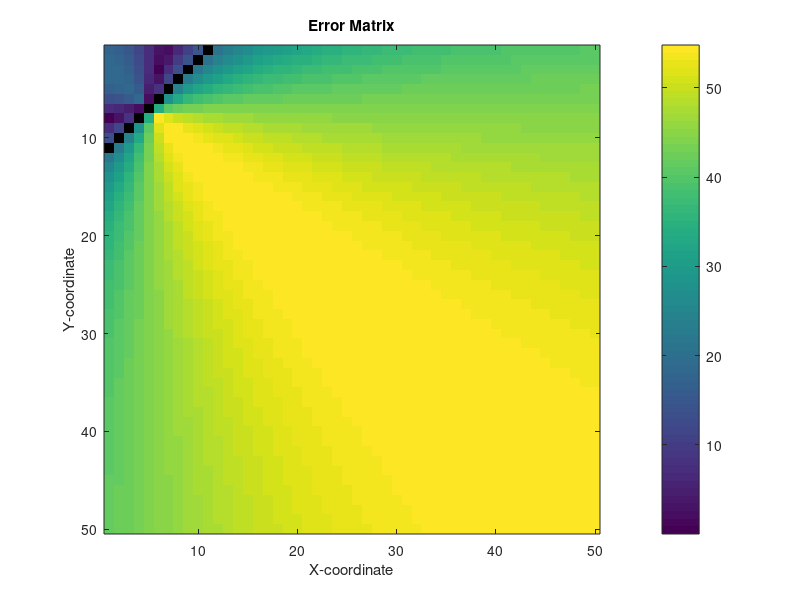

The MATLAB source for this figure:
clc
clear all
close all

vp = 6.15;
vs = 3.55;

tp = @(x_s, x_c, y_s, y_c) sqrt((x_s-x_c)^2 + (y_s-y_c)^2)/vp;
ts = @(x_s, x_c, y_s, y_c) sqrt((x_s-x_c)^2 + (y_s-y_c)^2)/vs;

event = [6, 3];

s1 = [4, 6];
s2 = [6, 8];

tobs_p = [tp(s1(1), event(1), s1(2), event(2)), tp(s2(1), event(1), s2(2), event(2))];
tobs_s = [ts(s1(1), event(1), s1(2), event(2)), ts(s2(1), event(1), s2(2), event(2))];

v_obs = @(s1, s2, c, tobs) (sqrt((s1(1) - c(1))^2 + (s1(2) - c(2))^2) - sqrt((s2(1) - c(1))^2 + (s2(2) - c(2))^2))/(tobs(1)-tobs(2));
s_p_coefficient = @(vp, vs) vp*vs/(vp-vs);

% Define the grid
x = linspace(1, 50, 50);
y = linspace(1, 50, 50);
[X, Y] = meshgrid(x, y);

% Initialize error matrix
error_matrix = zeros(size(X));

% Loop through each cell and calculate the error
for i = 1:numel(X)
    cell_coordinate = [X(i), Y(i)];
    result_p = norm(vp - v_obs(s1, s2, cell_coordinate, tobs_p));
    result_s = norm(vs - v_obs(s1, s2, cell_coordinate, tobs_s));
    result_c = norm(s_p_coefficient(v_obs(s1, s2, cell_coordinate, tobs_p), v_obs(s1, s2, cell_coordinate, tobs_s)) - s_p_coefficient(vp, vs));
    error_matrix(i) = result_p + result_s + result_c;
end

% Plot the error matrix with colorbar
figure;
imagesc(x, y, error_matrix);
colorbar;
title('Error Matrix');
xlabel('X-coordinate');
ylabel('Y-coordinate');
